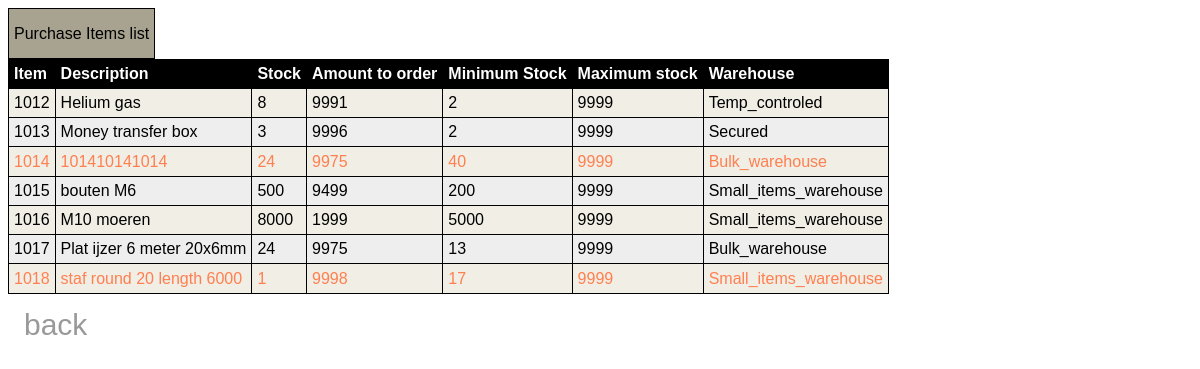
Before: /reportOrderList.php with the older database file.
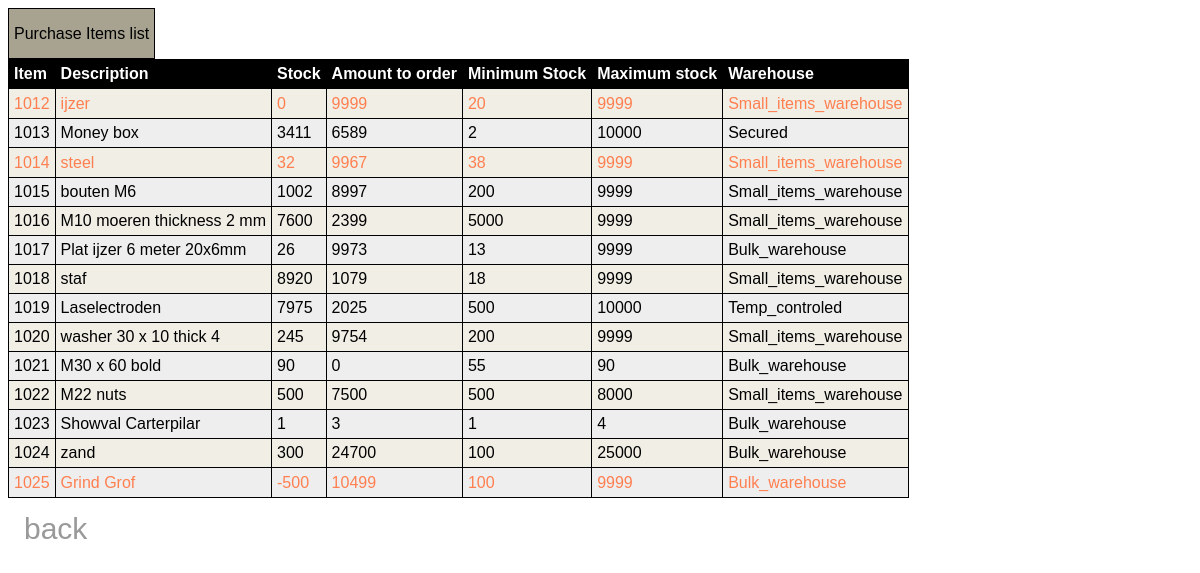
After: the same page with the newer database file.
### tables this page shows
CREATE TABLE `item` (
  `item` int(8) NOT NULL,
  `description` varchar(50) NOT NULL,
  `stock` int(8) NOT NULL,
  `minStock` int(8) NOT NULL,
  `maxStock` int(8) NOT NULL,
  `warehouse` varchar(50) NOT NULL,
  `delTime` int(8) NOT NULL
);

### model.php (called while the page is built, shortened)
<?php
class item extends moa_item implements vooraadAanvulling {
    public function aanvvulling() {
        $voorraadAnnvullenmet = $this->maxStock - $this->stock;
        return $voorraadAnnvullenmet;
    }
    public function isHetnoodzakelijkDeVoorraadAanTeVullen() {
        $ertuit = FALSE;
        if ($this->stock < $this->minStock) {
            $ertuit = TRUE;
        }
        return $ertuit;
    }
}

### reportOrderList.php (the view, shortened to what this page needs)
<?php
require_once './model.php';
?>
<html>
    <head>
        <link rel = "stylesheet" type = "text/css" href="oesLijst.css">
    </head>
    <body>
        <?php
        $sql = "SELECT * FROM item";
        $conn = connectToDb();
        $result = $conn->query($sql);
        $items = array();
        while ($row = mysqli_fetch_array($result)) {
            $objItem = new item();
            $objItem->item = $row['item'];
            $objItem->description = $row['description'];
            $objItem->stock = $row['stock'];
            $objItem->minStock = $row['minStock'];
            $objItem->maxStock = $row['maxStock'];
            $objItem->warehouse = $row['warehouse'];
            $items[] = $objItem;
        }
        echo "<table>";
        echo "<tr><td id=warehouse>";
        echo " Purchase Items list ";
        echo "</tr></td>";
        echo "</table>";
        echo "<table id=orderlist>";
        echo "<tr> <th> Item   </th>"
        . "<th> Description </th>"
        . "<th> Stock </th> "
        . "<th> Amount to order </th> "
        . "<th> Minimum Stock </th>"
        . "<th> Maximum stock </th> "
        . "<th> Warehouse </th> ";
        for ($i = 0; $i < count($items); $i++) {
            $objItem = $items[$i];
            if ($objItem->isHetnoodzakelijkDeVoorraadAanTeVullen() == true) {
                echo "<tr id=colomAanvullen>";
            } else {
                echo "<tr id=colomn>";
            }
            echo "<td >" . $objItem->item . "</td>";
            echo "<td>" . $objItem->description . "</td>";
            echo "<td>" . $objItem->stock . "</td>";
            echo "<td>" . $objItem->aanvvulling() . "</td>";
            echo "<td>" . $objItem->minStock . "</td>";
            echo "<td>" . $objItem->maxStock . "</td>";
            echo "<td>" . $objItem->warehouse . "</td>";
            echo "</tr>\n";
        }
        echo "</table>";
        ?>
        <div class="backButton" >
            <a href="reportMenu.html" >back</a>
    </body>

### oesLijst.css (style rules this page uses)
table, th, td { border: 1px solid black; border-collapse: collapse; }
th, td { padding: 5px; text-align: left; }
table#orderlist { background-color: #f1f1c1; }
table#orderlist tr:nth-child(even) { background-color: #f0eee5; }
table#orderlist tr:nth-child(odd) { background-color: #eee; }
table#orderlist th { color: white; background-color: black; }
#colomAanvullen { height: 30px; width: 100px; color: coral; }
#warehouse { font-family: "Arial", "Book Antiqua", Palatino, serif; background-color: #a7a390; height: 50px; }
.backButton { color: black; font-size: 50px; }
.backButton a { float: left; display: block; color: #999999; text-align: center; padding: 14px 16px; text-decoration: none; font-family: "Arial", "Book Antiqua", Palatino, serif; font-size: 30px; }
body { font-family: "Arial", "Book Antiqua", Palatino, serif; font-size: 20px; }

Changed rows visible on the page:
changed item id 1012: description "Helium gas" → "ijzer"; stock "8" → "0"; maxStock "9991" → "9999"; minStock "2" → "20"; warehouse "Temp_controled" → "Small_items_warehouse"
changed item "Secured": description "Money transfer box" → "Money box"; stock "3" → "3411"; $objItem->aanvvulling() "9996" → "6589"; maxStock "9999" → "10000"
changed item id 1014: description "101410141014" → "steel"; stock "24" → "32"; $objItem->aanvvulling() "9975" → "9967"; minStock "40" → "38"; warehouse "Bulk_warehouse" → "Small_items_warehouse"
changed item "bouten M6": stock "500" → "1002"; $objItem->aanvvulling() "9499" → "8997"
changed item id 1016: description "M10 moeren" → "M10 moeren thickness 2 mm"; stock "8000" → "7600"; $objItem->aanvvulling() "1999" → "2399"
changed item "Plat ijzer 6 meter 20x6mm": stock "24" → "26"; $objItem->aanvvulling() "9975" → "9973"
changed item id 1018: description "staf round 20 length 6000" → "staf"; stock "1" → "8920"; $objItem->aanvvulling() "9998" → "1079"; minStock "17" → "18"
added item: item "1019", description "Laselectroden", stock "7975", $objItem->aanvvulling() "2025", minStock "500", maxStock "10000", warehouse "Temp_controled"
added item: item "1020", description "washer 30 x 10 thick 4", stock "245", $objItem->aanvvulling() "9754", minStock "200", maxStock "9999", warehouse "Small_items_warehouse"
added item: item "1021", description "M30 x 60 bold", stock "90", $objItem->aanvvulling() "0", minStock "55", maxStock "90", warehouse "Bulk_warehouse"
added item: item "1022", description "M22 nuts", stock "500", $objItem->aanvvulling() "7500", minStock "500", maxStock "8000", warehouse "Small_items_warehouse"
added item: item "1023", description "Showval Carterpilar", stock "1", $objItem->aanvvulling() "3", minStock "1", maxStock "4", warehouse "Bulk_warehouse"
added item: item "1024", description "zand", stock "300", $objItem->aanvvulling() "24700", minStock "100", maxStock "25000", warehouse "Bulk_warehouse"
added item: item "1025", description "Grind Grof", stock "-500", $objItem->aanvvulling() "10499", minStock "100", maxStock "9999", warehouse "Bulk_warehouse"
